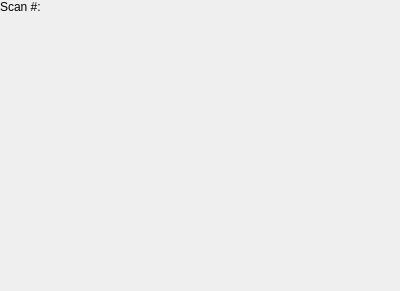
<?xml version="1.0" encoding="UTF-8"?>
<ui version="4.0">
 <class>Form</class>
 <widget class="QWidget" name="Form">
  <property name="geometry">
   <rect>
    <x>0</x>
    <y>0</y>
    <width>400</width>
    <height>291</height>
   </rect>
  </property>
  <property name="windowTitle">
   <string>Form</string>
  </property>
  <layout class="QFormLayout" name="formLayout">
   <property name="labelAlignment">
    <set>Qt::AlignRight|Qt::AlignTrailing|Qt::AlignVCenter</set>
   </property>
   <property name="horizontalSpacing">
    <number>3</number>
   </property>
   <property name="verticalSpacing">
    <number>3</number>
   </property>
   <property name="leftMargin">
    <number>0</number>
   </property>
   <property name="topMargin">
    <number>0</number>
   </property>
   <property name="rightMargin">
    <number>0</number>
   </property>
   <property name="bottomMargin">
    <number>0</number>
   </property>
   <item row="0" column="0">
    <widget class="QLabel" name="scan_nb_label">
     <property name="text">
      <string>Scan #:</string>
     </property>
    </widget>
   </item>
   <item row="0" column="1">
    <widget class="QLabel" name="scan_nb_value"/>
   </item>
  </layout>
 </widget>
 <resources/>
 <connections/>
</ui>
